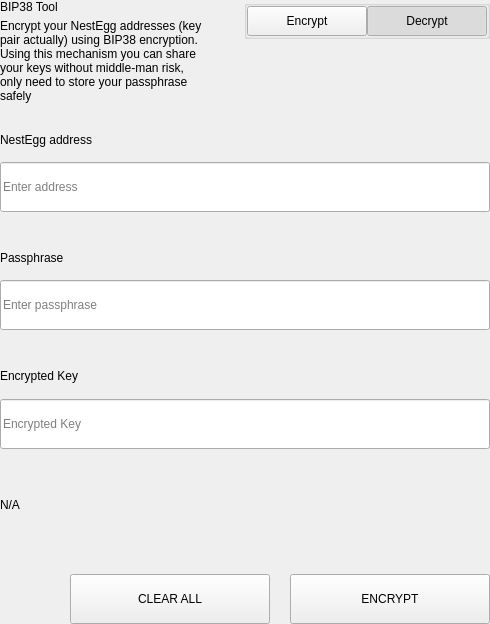
<?xml version="1.0" encoding="UTF-8"?>
<ui version="4.0">
 <class>SettingsBitToolWidget</class>
 <widget class="QWidget" name="SettingsBitToolWidget">
  <property name="geometry">
   <rect>
    <x>0</x>
    <y>0</y>
    <width>490</width>
    <height>624</height>
   </rect>
  </property>
  <property name="windowTitle">
   <string>Form</string>
  </property>
  <layout class="QVBoxLayout" name="verticalLayout">
   <property name="spacing">
    <number>0</number>
   </property>
   <property name="leftMargin">
    <number>0</number>
   </property>
   <property name="topMargin">
    <number>0</number>
   </property>
   <property name="rightMargin">
    <number>0</number>
   </property>
   <property name="bottomMargin">
    <number>0</number>
   </property>
   <item>
    <widget class="QWidget" name="left" native="true">
     <layout class="QVBoxLayout" name="verticalLayout_3">
      <property name="leftMargin">
       <number>0</number>
      </property>
      <property name="topMargin">
       <number>0</number>
      </property>
      <property name="rightMargin">
       <number>0</number>
      </property>
      <property name="bottomMargin">
       <number>0</number>
      </property>
      <item>
       <layout class="QVBoxLayout" name="verticalLayout_2">
        <property name="spacing">
         <number>0</number>
        </property>
        <item>
         <layout class="QHBoxLayout" name="horizontalLayout_3" stretch="3,1">
          <property name="spacing">
           <number>40</number>
          </property>
          <item>
           <layout class="QVBoxLayout" name="verticalLayoutTitle">
            <property name="spacing">
             <number>5</number>
            </property>
            <item>
             <widget class="QLabel" name="labelTitle">
              <property name="text">
               <string>BIP38 Tool</string>
              </property>
             </widget>
            </item>
            <item>
             <widget class="QLabel" name="labelSubtitle1">
              <property name="text">
               <string>Encrypt your NestEgg addresses (key pair actually) using BIP38 encryption.
Using this mechanism you can share your keys without middle-man risk, only need to store your passphrase safely</string>
              </property>
              <property name="wordWrap">
               <bool>true</bool>
              </property>
             </widget>
            </item>
           </layout>
          </item>
          <item alignment="Qt::AlignTop">
           <widget class="QGroupBox" name="groupBox">
            <property name="title">
             <string/>
            </property>
            <property name="alignment">
             <set>Qt::AlignLeading|Qt::AlignLeft|Qt::AlignTop</set>
            </property>
            <layout class="QHBoxLayout" name="horizontalLayout_4">
             <property name="spacing">
              <number>0</number>
             </property>
             <property name="leftMargin">
              <number>0</number>
             </property>
             <property name="topMargin">
              <number>0</number>
             </property>
             <property name="rightMargin">
              <number>0</number>
             </property>
             <property name="bottomMargin">
              <number>0</number>
             </property>
             <item>
              <spacer name="horizontalSpacer">
               <property name="orientation">
                <enum>Qt::Horizontal</enum>
               </property>
               <property name="sizeHint" stdset="0">
                <size>
                 <width>40</width>
                 <height>20</height>
                </size>
               </property>
              </spacer>
             </item>
             <item>
              <widget class="QPushButton" name="pushLeft">
               <property name="minimumSize">
                <size>
                 <width>120</width>
                 <height>30</height>
                </size>
               </property>
               <property name="maximumSize">
                <size>
                 <width>120</width>
                 <height>30</height>
                </size>
               </property>
               <property name="focusPolicy">
                <enum>Qt::NoFocus</enum>
               </property>
               <property name="text">
                <string>Encrypt</string>
               </property>
               <property name="checkable">
                <bool>true</bool>
               </property>
               <property name="autoExclusive">
                <bool>true</bool>
               </property>
              </widget>
             </item>
             <item>
              <widget class="QPushButton" name="pushRight">
               <property name="minimumSize">
                <size>
                 <width>120</width>
                 <height>30</height>
                </size>
               </property>
               <property name="maximumSize">
                <size>
                 <width>120</width>
                 <height>30</height>
                </size>
               </property>
               <property name="focusPolicy">
                <enum>Qt::NoFocus</enum>
               </property>
               <property name="text">
                <string>Decrypt</string>
               </property>
               <property name="checkable">
                <bool>true</bool>
               </property>
               <property name="checked">
                <bool>true</bool>
               </property>
               <property name="autoExclusive">
                <bool>true</bool>
               </property>
              </widget>
             </item>
            </layout>
           </widget>
          </item>
         </layout>
        </item>
        <item>
         <widget class="QStackedWidget" name="stackedWidget">
          <property name="currentIndex">
           <number>1</number>
          </property>
          <widget class="QWidget" name="pageDecrypt">
           <layout class="QVBoxLayout" name="verticalLayout_5">
            <property name="spacing">
             <number>0</number>
            </property>
            <property name="leftMargin">
             <number>0</number>
            </property>
            <property name="topMargin">
             <number>0</number>
            </property>
            <property name="rightMargin">
             <number>0</number>
            </property>
            <property name="bottomMargin">
             <number>0</number>
            </property>
            <item>
             <widget class="QWidget" name="widget" native="true">
              <property name="minimumSize">
               <size>
                <width>0</width>
                <height>100</height>
               </size>
              </property>
              <layout class="QVBoxLayout" name="verticalLayout_4">
               <property name="spacing">
                <number>0</number>
               </property>
               <property name="leftMargin">
                <number>0</number>
               </property>
               <property name="topMargin">
                <number>0</number>
               </property>
               <property name="rightMargin">
                <number>0</number>
               </property>
               <property name="bottomMargin">
                <number>0</number>
               </property>
               <item>
                <spacer name="verticalSpacer_2">
                 <property name="orientation">
                  <enum>Qt::Vertical</enum>
                 </property>
                 <property name="sizeType">
                  <enum>QSizePolicy::Fixed</enum>
                 </property>
                 <property name="sizeHint" stdset="0">
                  <size>
                   <width>20</width>
                   <height>20</height>
                  </size>
                 </property>
                </spacer>
               </item>
               <item>
                <layout class="QHBoxLayout" name="horizontalLayout_6" stretch="2">
                 <property name="spacing">
                  <number>0</number>
                 </property>
                 <item>
                  <layout class="QVBoxLayout" name="verticalLayout_7">
                   <property name="spacing">
                    <number>9</number>
                   </property>
                   <item>
                    <widget class="QLabel" name="labelSubtitleKey">
                     <property name="minimumSize">
                      <size>
                       <width>0</width>
                       <height>20</height>
                      </size>
                     </property>
                     <property name="maximumSize">
                      <size>
                       <width>16777215</width>
                       <height>20</height>
                      </size>
                     </property>
                     <property name="text">
                      <string>Encrypted key</string>
                     </property>
                    </widget>
                   </item>
                   <item>
                    <widget class="QLineEdit" name="lineEditKey">
                     <property name="minimumSize">
                      <size>
                       <width>0</width>
                       <height>50</height>
                      </size>
                     </property>
                     <property name="maximumSize">
                      <size>
                       <width>16777215</width>
                       <height>50</height>
                      </size>
                     </property>
                     <property name="placeholderText">
                      <string>Enter a encrypted key</string>
                     </property>
                    </widget>
                   </item>
                  </layout>
                 </item>
                </layout>
               </item>
               <item>
                <spacer name="verticalSpacer_3">
                 <property name="orientation">
                  <enum>Qt::Vertical</enum>
                 </property>
                 <property name="sizeType">
                  <enum>QSizePolicy::Fixed</enum>
                 </property>
                 <property name="sizeHint" stdset="0">
                  <size>
                   <width>20</width>
                   <height>20</height>
                  </size>
                 </property>
                </spacer>
               </item>
               <item>
                <layout class="QVBoxLayout" name="verticalLayout_9">
                 <property name="spacing">
                  <number>9</number>
                 </property>
                 <item>
                  <widget class="QLabel" name="labelSubtitlePassphrase">
                   <property name="maximumSize">
                    <size>
                     <width>16777215</width>
                     <height>20</height>
                    </size>
                   </property>
                   <property name="text">
                    <string>Passphrase</string>
                   </property>
                  </widget>
                 </item>
                 <item>
                  <widget class="QLineEdit" name="lineEditPassphrase">
                   <property name="minimumSize">
                    <size>
                     <width>0</width>
                     <height>50</height>
                    </size>
                   </property>
                   <property name="maximumSize">
                    <size>
                     <width>16777215</width>
                     <height>50</height>
                    </size>
                   </property>
                   <property name="placeholderText">
                    <string>Enter a passphrase</string>
                   </property>
                  </widget>
                 </item>
                </layout>
               </item>
               <item>
                <spacer name="verticalSpacer_4">
                 <property name="orientation">
                  <enum>Qt::Vertical</enum>
                 </property>
                 <property name="sizeType">
                  <enum>QSizePolicy::Fixed</enum>
                 </property>
                 <property name="sizeHint" stdset="0">
                  <size>
                   <width>20</width>
                   <height>20</height>
                  </size>
                 </property>
                </spacer>
               </item>
               <item>
                <widget class="QWidget" name="widget_3" native="true">
                 <property name="sizePolicy">
                  <sizepolicy hsizetype="Preferred" vsizetype="Fixed">
                   <horstretch>0</horstretch>
                   <verstretch>0</verstretch>
                  </sizepolicy>
                 </property>
                 <layout class="QVBoxLayout" name="verticalLayout_10">
                  <property name="spacing">
                   <number>9</number>
                  </property>
                  <property name="leftMargin">
                   <number>0</number>
                  </property>
                  <property name="topMargin">
                   <number>0</number>
                  </property>
                  <property name="rightMargin">
                   <number>0</number>
                  </property>
                  <property name="bottomMargin">
                   <number>0</number>
                  </property>
                  <item>
                   <widget class="QLabel" name="labelSubtitleDecryptResult">
                    <property name="minimumSize">
                     <size>
                      <width>0</width>
                      <height>20</height>
                     </size>
                    </property>
                    <property name="maximumSize">
                     <size>
                      <width>16777215</width>
                      <height>20</height>
                     </size>
                    </property>
                    <property name="text">
                     <string>Decrypted address result</string>
                    </property>
                   </widget>
                  </item>
                  <item>
                   <widget class="QWidget" name="widget_4" native="true">
                    <layout class="QHBoxLayout" name="horizontalLayout" stretch="6,0,1">
                     <property name="spacing">
                      <number>0</number>
                     </property>
                     <property name="leftMargin">
                      <number>0</number>
                     </property>
                     <property name="topMargin">
                      <number>0</number>
                     </property>
                     <property name="rightMargin">
                      <number>0</number>
                     </property>
                     <property name="bottomMargin">
                      <number>0</number>
                     </property>
                     <item alignment="Qt::AlignVCenter">
                      <widget class="QLineEdit" name="lineEditDecryptResult">
                       <property name="minimumSize">
                        <size>
                         <width>0</width>
                         <height>50</height>
                        </size>
                       </property>
                       <property name="maximumSize">
                        <size>
                         <width>16777215</width>
                         <height>50</height>
                        </size>
                       </property>
                       <property name="placeholderText">
                        <string>Decrypted Address</string>
                       </property>
                      </widget>
                     </item>
                     <item>
                      <spacer name="horizontalSpacer_4">
                       <property name="orientation">
                        <enum>Qt::Horizontal</enum>
                       </property>
                       <property name="sizeType">
                        <enum>QSizePolicy::Fixed</enum>
                       </property>
                       <property name="sizeHint" stdset="0">
                        <size>
                         <width>20</width>
                         <height>50</height>
                        </size>
                       </property>
                      </spacer>
                     </item>
                     <item>
                      <widget class="QPushButton" name="pushButtonImport">
                       <property name="minimumSize">
                        <size>
                         <width>140</width>
                         <height>40</height>
                        </size>
                       </property>
                       <property name="text">
                        <string>Import Address</string>
                       </property>
                      </widget>
                     </item>
                    </layout>
                   </widget>
                  </item>
                 </layout>
                </widget>
               </item>
               <item>
                <widget class="QLabel" name="statusLabel_DEC">
                 <property name="maximumSize">
                  <size>
                   <width>16777215</width>
                   <height>40</height>
                  </size>
                 </property>
                 <property name="text">
                  <string/>
                 </property>
                </widget>
               </item>
               <item>
                <spacer name="verticalSpacer">
                 <property name="orientation">
                  <enum>Qt::Vertical</enum>
                 </property>
                 <property name="sizeType">
                  <enum>QSizePolicy::Preferred</enum>
                 </property>
                 <property name="sizeHint" stdset="0">
                  <size>
                   <width>20</width>
                   <height>20</height>
                  </size>
                 </property>
                </spacer>
               </item>
               <item>
                <layout class="QHBoxLayout" name="horizontalLayout_7">
                 <property name="spacing">
                  <number>0</number>
                 </property>
                 <item>
                  <spacer name="horizontalSpacer_5">
                   <property name="orientation">
                    <enum>Qt::Horizontal</enum>
                   </property>
                   <property name="sizeType">
                    <enum>QSizePolicy::Expanding</enum>
                   </property>
                   <property name="sizeHint" stdset="0">
                    <size>
                     <width>40</width>
                     <height>20</height>
                    </size>
                   </property>
                  </spacer>
                 </item>
                 <item>
                  <widget class="QPushButton" name="pushButtonDecryptClear">
                   <property name="minimumSize">
                    <size>
                     <width>200</width>
                     <height>50</height>
                    </size>
                   </property>
                   <property name="maximumSize">
                    <size>
                     <width>200</width>
                     <height>50</height>
                    </size>
                   </property>
                   <property name="text">
                    <string>CLEAR</string>
                   </property>
                  </widget>
                 </item>
                 <item>
                  <spacer name="horizontalSpacer_3">
                   <property name="orientation">
                    <enum>Qt::Horizontal</enum>
                   </property>
                   <property name="sizeType">
                    <enum>QSizePolicy::Fixed</enum>
                   </property>
                   <property name="sizeHint" stdset="0">
                    <size>
                     <width>20</width>
                     <height>20</height>
                    </size>
                   </property>
                  </spacer>
                 </item>
                 <item>
                  <widget class="QPushButton" name="pushButtonDecrypt">
                   <property name="minimumSize">
                    <size>
                     <width>200</width>
                     <height>50</height>
                    </size>
                   </property>
                   <property name="maximumSize">
                    <size>
                     <width>200</width>
                     <height>50</height>
                    </size>
                   </property>
                   <property name="text">
                    <string>DECRYPT KEY</string>
                   </property>
                  </widget>
                 </item>
                </layout>
               </item>
              </layout>
             </widget>
            </item>
           </layout>
          </widget>
          <widget class="QWidget" name="pageEncrypt">
           <layout class="QVBoxLayout" name="verticalLayout_11">
            <property name="spacing">
             <number>0</number>
            </property>
            <property name="leftMargin">
             <number>0</number>
            </property>
            <property name="topMargin">
             <number>0</number>
            </property>
            <property name="rightMargin">
             <number>0</number>
            </property>
            <property name="bottomMargin">
             <number>0</number>
            </property>
            <item>
             <spacer name="verticalSpacer_8">
              <property name="orientation">
               <enum>Qt::Vertical</enum>
              </property>
              <property name="sizeType">
               <enum>QSizePolicy::Fixed</enum>
              </property>
              <property name="sizeHint" stdset="0">
               <size>
                <width>20</width>
                <height>20</height>
               </size>
              </property>
             </spacer>
            </item>
            <item>
             <widget class="QWidget" name="containerAddressEnc" native="true">
              <layout class="QVBoxLayout" name="containerAddressEncLayout">
               <property name="spacing">
                <number>5</number>
               </property>
               <property name="leftMargin">
                <number>0</number>
               </property>
               <property name="topMargin">
                <number>0</number>
               </property>
               <property name="rightMargin">
                <number>0</number>
               </property>
               <property name="bottomMargin">
                <number>0</number>
               </property>
               <item>
                <widget class="QLabel" name="labelSubtitleAddress">
                 <property name="minimumSize">
                  <size>
                   <width>0</width>
                   <height>20</height>
                  </size>
                 </property>
                 <property name="maximumSize">
                  <size>
                   <width>16777215</width>
                   <height>20</height>
                  </size>
                 </property>
                 <property name="text">
                  <string>NestEgg address</string>
                 </property>
                </widget>
               </item>
               <item>
                <widget class="QLineEdit" name="addressIn_ENC">
                 <property name="minimumSize">
                  <size>
                   <width>0</width>
                   <height>50</height>
                  </size>
                 </property>
                 <property name="placeholderText">
                  <string>Enter address</string>
                 </property>
                </widget>
               </item>
              </layout>
             </widget>
            </item>
            <item>
             <spacer name="verticalSpacer_6">
              <property name="orientation">
               <enum>Qt::Vertical</enum>
              </property>
              <property name="sizeType">
               <enum>QSizePolicy::Fixed</enum>
              </property>
              <property name="sizeHint" stdset="0">
               <size>
                <width>20</width>
                <height>20</height>
               </size>
              </property>
             </spacer>
            </item>
            <item>
             <widget class="QWidget" name="containerAddress" native="true">
              <layout class="QHBoxLayout" name="horizontalLayout_9" stretch="2">
               <property name="spacing">
                <number>0</number>
               </property>
               <property name="leftMargin">
                <number>0</number>
               </property>
               <property name="topMargin">
                <number>0</number>
               </property>
               <property name="rightMargin">
                <number>0</number>
               </property>
               <property name="bottomMargin">
                <number>0</number>
               </property>
               <item>
                <layout class="QVBoxLayout" name="verticalLayout_8">
                 <property name="spacing">
                  <number>5</number>
                 </property>
                 <item>
                  <widget class="QLabel" name="labelSubtitleMessage">
                   <property name="minimumSize">
                    <size>
                     <width>0</width>
                     <height>20</height>
                    </size>
                   </property>
                   <property name="maximumSize">
                    <size>
                     <width>16777215</width>
                     <height>20</height>
                    </size>
                   </property>
                   <property name="text">
                    <string>Passphrase</string>
                   </property>
                  </widget>
                 </item>
                 <item>
                  <widget class="QLineEdit" name="passphraseIn_ENC">
                   <property name="minimumSize">
                    <size>
                     <width>0</width>
                     <height>50</height>
                    </size>
                   </property>
                   <property name="maximumSize">
                    <size>
                     <width>16777215</width>
                     <height>50</height>
                    </size>
                   </property>
                   <property name="placeholderText">
                    <string>Enter passphrase</string>
                   </property>
                  </widget>
                 </item>
                </layout>
               </item>
              </layout>
             </widget>
            </item>
            <item>
             <spacer name="verticalSpacer_7">
              <property name="orientation">
               <enum>Qt::Vertical</enum>
              </property>
              <property name="sizeType">
               <enum>QSizePolicy::Fixed</enum>
              </property>
              <property name="sizeHint" stdset="0">
               <size>
                <width>20</width>
                <height>20</height>
               </size>
              </property>
             </spacer>
            </item>
            <item>
             <widget class="QWidget" name="widget_2" native="true">
              <property name="minimumSize">
               <size>
                <width>0</width>
                <height>75</height>
               </size>
              </property>
              <property name="maximumSize">
               <size>
                <width>16777215</width>
                <height>16777215</height>
               </size>
              </property>
              <layout class="QVBoxLayout" name="verticalLayout_6">
               <property name="leftMargin">
                <number>0</number>
               </property>
               <property name="topMargin">
                <number>0</number>
               </property>
               <property name="rightMargin">
                <number>0</number>
               </property>
               <property name="bottomMargin">
                <number>0</number>
               </property>
               <item>
                <widget class="QLabel" name="labelSubtitleEncryptedKey">
                 <property name="minimumSize">
                  <size>
                   <width>0</width>
                   <height>20</height>
                  </size>
                 </property>
                 <property name="maximumSize">
                  <size>
                   <width>16777215</width>
                   <height>20</height>
                  </size>
                 </property>
                 <property name="text">
                  <string>Encrypted Key</string>
                 </property>
                </widget>
               </item>
               <item>
                <widget class="QLineEdit" name="encryptedKeyOut_ENC">
                 <property name="minimumSize">
                  <size>
                   <width>0</width>
                   <height>50</height>
                  </size>
                 </property>
                 <property name="placeholderText">
                  <string>Encrypted Key</string>
                 </property>
                </widget>
               </item>
              </layout>
             </widget>
            </item>
            <item>
             <widget class="QLabel" name="statusLabel_ENC">
              <property name="text">
               <string notr="true">N/A</string>
              </property>
             </widget>
            </item>
            <item>
             <spacer name="verticalSpacer_5">
              <property name="orientation">
               <enum>Qt::Vertical</enum>
              </property>
              <property name="sizeType">
               <enum>QSizePolicy::Fixed</enum>
              </property>
              <property name="sizeHint" stdset="0">
               <size>
                <width>20</width>
                <height>20</height>
               </size>
              </property>
             </spacer>
            </item>
            <item>
             <layout class="QHBoxLayout" name="horizontalLayout_8">
              <property name="spacing">
               <number>0</number>
              </property>
              <item>
               <spacer name="horizontalSpacer_6">
                <property name="orientation">
                 <enum>Qt::Horizontal</enum>
                </property>
                <property name="sizeType">
                 <enum>QSizePolicy::Expanding</enum>
                </property>
                <property name="sizeHint" stdset="0">
                 <size>
                  <width>40</width>
                  <height>20</height>
                 </size>
                </property>
               </spacer>
              </item>
              <item>
               <widget class="QPushButton" name="pushButtonClear">
                <property name="minimumSize">
                 <size>
                  <width>200</width>
                  <height>50</height>
                 </size>
                </property>
                <property name="focusPolicy">
                 <enum>Qt::NoFocus</enum>
                </property>
                <property name="text">
                 <string>CLEAR ALL</string>
                </property>
               </widget>
              </item>
              <item>
               <spacer name="horizontalSpacer_2">
                <property name="orientation">
                 <enum>Qt::Horizontal</enum>
                </property>
                <property name="sizeType">
                 <enum>QSizePolicy::Fixed</enum>
                </property>
                <property name="sizeHint" stdset="0">
                 <size>
                  <width>20</width>
                  <height>20</height>
                 </size>
                </property>
               </spacer>
              </item>
              <item>
               <widget class="QPushButton" name="pushButtonEncrypt">
                <property name="minimumSize">
                 <size>
                  <width>200</width>
                  <height>50</height>
                 </size>
                </property>
                <property name="maximumSize">
                 <size>
                  <width>200</width>
                  <height>50</height>
                 </size>
                </property>
                <property name="focusPolicy">
                 <enum>Qt::NoFocus</enum>
                </property>
                <property name="text">
                 <string>ENCRYPT</string>
                </property>
               </widget>
              </item>
             </layout>
            </item>
           </layout>
          </widget>
         </widget>
        </item>
       </layout>
      </item>
     </layout>
    </widget>
   </item>
  </layout>
 </widget>
 <resources/>
 <connections/>
</ui>
